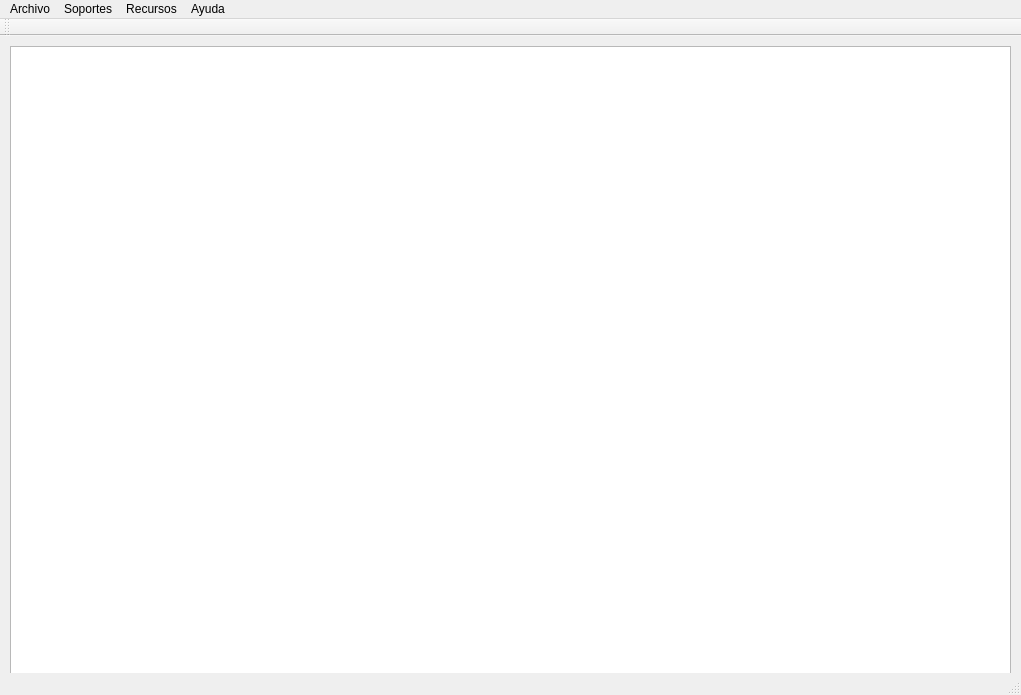
<?xml version="1.0" encoding="UTF-8"?>
<ui version="4.0">
 <class>VentanaPrincipal</class>
 <widget class="QMainWindow" name="VentanaPrincipal">
  <property name="geometry">
   <rect>
    <x>0</x>
    <y>0</y>
    <width>1021</width>
    <height>695</height>
   </rect>
  </property>
  <property name="windowTitle">
   <string>Soportes V1.0</string>
  </property>
  <property name="windowIcon">
   <iconset resource="imagenes.qrc">
    <normaloff>:/images/soporte.ico</normaloff>:/images/soporte.ico</iconset>
  </property>
  <widget class="QWidget" name="centralWidget">
   <widget class="QTableWidget" name="tableWidget">
    <property name="enabled">
     <bool>true</bool>
    </property>
    <property name="geometry">
     <rect>
      <x>10</x>
      <y>10</y>
      <width>1001</width>
      <height>631</height>
     </rect>
    </property>
    <property name="contextMenuPolicy">
     <enum>Qt::ActionsContextMenu</enum>
    </property>
    <attribute name="verticalHeaderVisible">
     <bool>false</bool>
    </attribute>
   </widget>
  </widget>
  <widget class="QMenuBar" name="menuBar">
   <property name="geometry">
    <rect>
     <x>0</x>
     <y>0</y>
     <width>1021</width>
     <height>21</height>
    </rect>
   </property>
   <widget class="QMenu" name="menuArchivo">
    <property name="title">
     <string>Archivo</string>
    </property>
    <addaction name="actionAbrir_Cat_logo"/>
    <addaction name="actionCrear_Cat_logo"/>
    <addaction name="actionCerrar_Cat_logo"/>
    <addaction name="separator"/>
    <addaction name="actionSalir"/>
   </widget>
   <widget class="QMenu" name="menuSoportes">
    <property name="title">
     <string>Soportes</string>
    </property>
    <widget class="QMenu" name="menuListar_Soportes">
     <property name="title">
      <string>Listar Soportes</string>
     </property>
     <addaction name="actionListado_filtrado"/>
     <addaction name="actionListado_de_caratulas"/>
     <addaction name="actionListado_doble"/>
    </widget>
    <addaction name="actionBuscar_Soporte"/>
    <addaction name="menuListar_Soportes"/>
    <addaction name="separator"/>
    <addaction name="actionIngresar_Soporte"/>
    <addaction name="actionModificar_Soporte"/>
    <addaction name="actionBorrar_Soporte"/>
   </widget>
   <widget class="QMenu" name="menuRecursos">
    <property name="title">
     <string>Recursos</string>
    </property>
    <widget class="QMenu" name="menuIngresar_recurso">
     <property name="title">
      <string>Ingresar recurso</string>
     </property>
     <addaction name="actionGenero"/>
     <addaction name="actionSoporte"/>
     <addaction name="actionUbicacion"/>
    </widget>
    <widget class="QMenu" name="menuBorrar_recurso">
     <property name="title">
      <string>Borrar recurso</string>
     </property>
     <addaction name="actionGenero_2"/>
     <addaction name="actionSoporte_2"/>
     <addaction name="actionUbicacion_2"/>
    </widget>
    <addaction name="menuIngresar_recurso"/>
    <addaction name="menuBorrar_recurso"/>
   </widget>
   <widget class="QMenu" name="menuAyuda">
    <property name="title">
     <string>Ayuda</string>
    </property>
    <addaction name="actionAyuda"/>
    <addaction name="actionAcerca_de"/>
   </widget>
   <addaction name="menuArchivo"/>
   <addaction name="menuSoportes"/>
   <addaction name="menuRecursos"/>
   <addaction name="menuAyuda"/>
  </widget>
  <widget class="QToolBar" name="mainToolBar">
   <attribute name="toolBarArea">
    <enum>TopToolBarArea</enum>
   </attribute>
   <attribute name="toolBarBreak">
    <bool>false</bool>
   </attribute>
  </widget>
  <widget class="QStatusBar" name="statusBar"/>
  <action name="actionBuscar_Soporte">
   <property name="text">
    <string>Buscar Soporte</string>
   </property>
   <property name="shortcut">
    <string>Ctrl+B</string>
   </property>
  </action>
  <action name="actionIngresar_Soporte">
   <property name="text">
    <string>Ingresar Soporte</string>
   </property>
   <property name="shortcut">
    <string>Ctrl+I</string>
   </property>
  </action>
  <action name="actionModificar_Soporte">
   <property name="text">
    <string>Modificar Soporte</string>
   </property>
  </action>
  <action name="actionBorrar_Soporte">
   <property name="text">
    <string>Borrar Soporte</string>
   </property>
  </action>
  <action name="actionAbrir_Cat_logo">
   <property name="icon">
    <iconset resource="imagenes.qrc">
     <normaloff>:/images/soporte.ico</normaloff>:/images/soporte.ico</iconset>
   </property>
   <property name="text">
    <string>Abrir Catálogo</string>
   </property>
  </action>
  <action name="actionCerrar_Cat_logo">
   <property name="text">
    <string>Cerrar Catálogo</string>
   </property>
  </action>
  <action name="actionSalir">
   <property name="text">
    <string>Salir</string>
   </property>
  </action>
  <action name="actionGenero">
   <property name="text">
    <string>Genero</string>
   </property>
  </action>
  <action name="actionSoporte">
   <property name="text">
    <string>Soporte</string>
   </property>
  </action>
  <action name="actionUbicacion">
   <property name="text">
    <string>Ubicacion</string>
   </property>
  </action>
  <action name="actionBuscar_usuario">
   <property name="text">
    <string>Buscar usuario</string>
   </property>
  </action>
  <action name="actionListar_usuarios">
   <property name="text">
    <string>Listar usuarios</string>
   </property>
  </action>
  <action name="actionIngresar_usuario">
   <property name="text">
    <string>Ingresar usuario</string>
   </property>
  </action>
  <action name="actionModificar_usuario">
   <property name="text">
    <string>Modificar usuario</string>
   </property>
  </action>
  <action name="actionBorrar_usuario">
   <property name="text">
    <string>Borrar usuario</string>
   </property>
  </action>
  <action name="actionAyuda">
   <property name="text">
    <string>Ayuda</string>
   </property>
  </action>
  <action name="actionAcerca_de">
   <property name="text">
    <string>Acerca de...</string>
   </property>
  </action>
  <action name="actionListado_filtrado">
   <property name="text">
    <string>Listado filtrado</string>
   </property>
   <property name="shortcut">
    <string>Ctrl+F</string>
   </property>
  </action>
  <action name="actionListado_de_caratulas">
   <property name="text">
    <string>Listado de caratulas</string>
   </property>
  </action>
  <action name="actionListado_doble">
   <property name="text">
    <string>Listado doble</string>
   </property>
  </action>
  <action name="actionGenero_2">
   <property name="text">
    <string>Genero</string>
   </property>
  </action>
  <action name="actionSoporte_2">
   <property name="text">
    <string>Soporte</string>
   </property>
  </action>
  <action name="actionUbicacion_2">
   <property name="text">
    <string>Ubicacion</string>
   </property>
  </action>
  <action name="actionCrear_Cat_logo">
   <property name="text">
    <string>Crear Catálogo</string>
   </property>
  </action>
  <action name="actionIngresar">
   <property name="text">
    <string>Ingresar</string>
   </property>
  </action>
  <action name="actionModificar">
   <property name="text">
    <string>Modificar</string>
   </property>
  </action>
  <action name="actionBorrar">
   <property name="text">
    <string>Borrar</string>
   </property>
  </action>
 </widget>
 <layoutdefault spacing="6" margin="11"/>
 <resources>
  <include location="imagenes.qrc"/>
 </resources>
 <connections/>
</ui>
